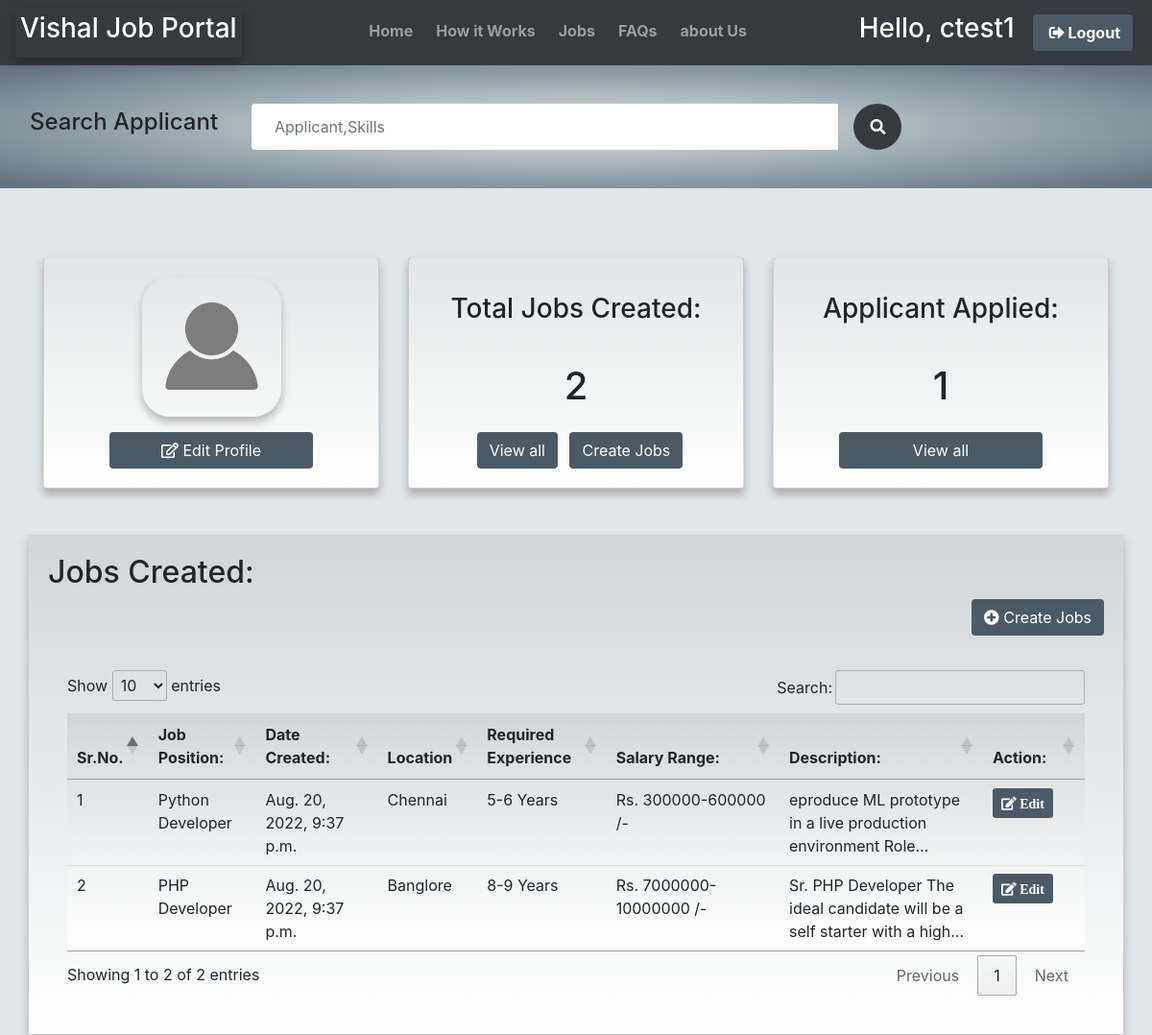
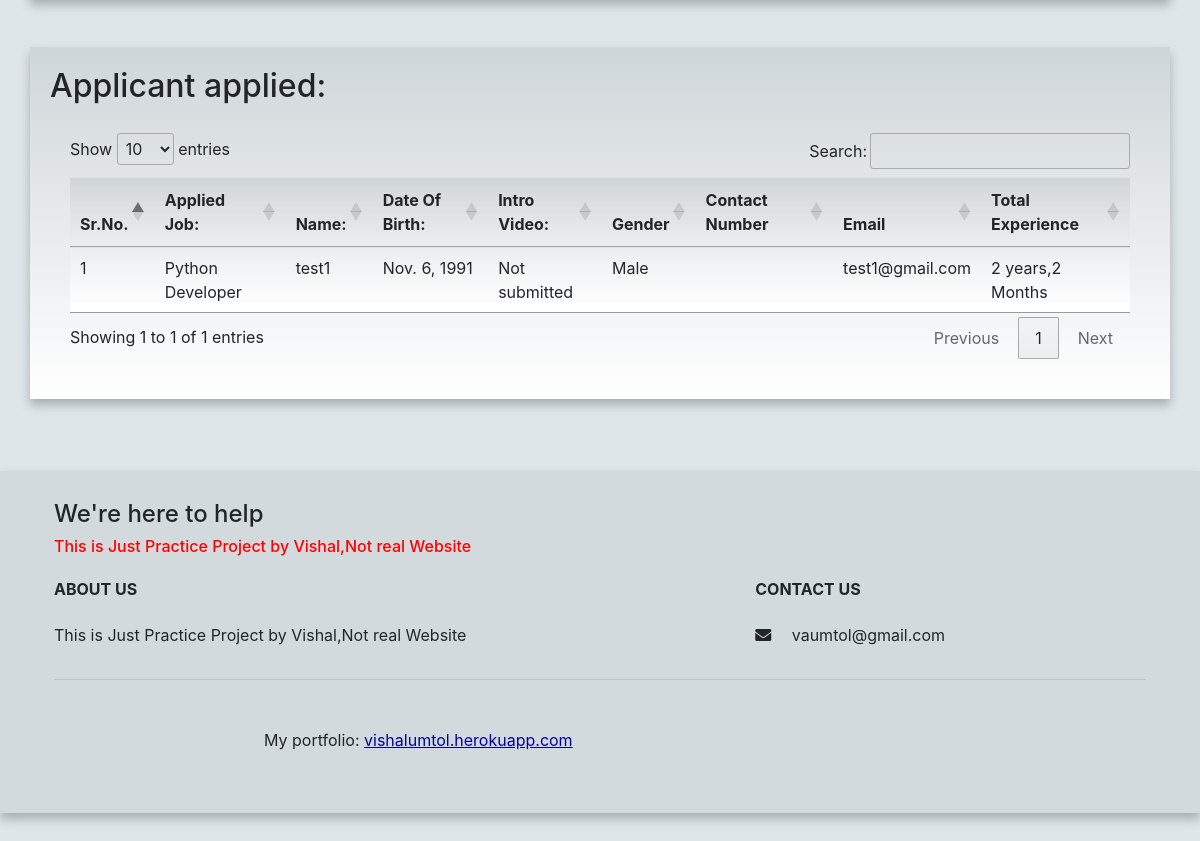
The app's page /recruiter/ (signed in) with its own data (2 pictures, top to bottom).
### JobPortal/models.py (models this page shows, shortened)
class Company(models.Model):
    id = models.UUIDField(primary_key=True, default=uuid.uuid4, editable=False)
    user=models.OneToOneField(User,null=True,on_delete=models.CASCADE)
    company_name=models.CharField(max_length=200,null=True,unique=True)
    company_logo = models.ImageField(default="profile2.png", null=True, blank=True)

class Jobcreate(models.Model):
    id = models.UUIDField(primary_key=True, default=uuid.uuid4, editable=False)
    company_name= models.ForeignKey(Company, null=True, on_delete= models.SET_NULL)
    job_position=models.CharField(max_length=200,null=True)
    skills=models.CharField(max_length=300,null=True)
    disability=models.CharField(max_length=100,null=True)
    job_description=models.TextField(max_length=3000,null=True)
    min_salary=models.IntegerField(null=True)
    max_salary=models.IntegerField(null=True)
    min_experience=models.IntegerField(null=True)
    max_experience=models.IntegerField(null=True)
    Location=models.CharField(max_length=2000,null=True)
    date = models.DateTimeField(default=datetime.today(), blank=True)
    job_category = models.CharField(max_length=200, choices=CATEGORY, default='Others')

class Candidates(models.Model):
    category=(
        ('Male','male'),
        ('Female','female'),
        ('Other','other'),
    )
    user=models.OneToOneField(User,null=True,on_delete=models.CASCADE)
    applicant_name=models.CharField(max_length=200,null=True)
    education=models.CharField(max_length=200,null=True, blank=True)
    address= models.CharField(max_length=300,null=True, blank=True)
    skills=models.CharField(max_length=300,null=True)
    applicant_dob=models.DateField(null=True, blank=True)
    gender= models.CharField(max_length=200,null=True,choices=category, blank=True)
    contact_no= models.CharField(max_length=200,null=True, blank=True)
    email= models.CharField(max_length=200,null=True, blank=True)
    year_experience=models.IntegerField(null=True, blank=True)
    month_experience=models.IntegerField(null=True, blank=True)
    previous_work=models.TextField(max_length=3000,null=True, blank=True)
    intro=models.FileField(null=True, blank=True)
    aadhar_card=models.FileField(default="profile1.png", null=True, blank=True)
    pancard=models.FileField(default="profile1.png", null=True, blank=True)
    date_created = models.DateTimeField(auto_now_add=True, null=True)
    profile_pic = models.ImageField(default="profile1.png", null=True, blank=True)
    disability_certificate=models.FileField(default="profile1.png", null=True, blank=True)
    certifications=models.FileField(default="profile1.png", null=True, blank=True)

class ApplyJob(models.Model):
    company_name= models.ForeignKey(Company, null=True, on_delete= models.SET_NULL)
    job_id= models.ForeignKey(Jobcreate, null=True, on_delete= models.SET_NULL)
    job_position=models.CharField(max_length=200,null=True)
    user=models.ForeignKey(User,null=True,on_delete=models.CASCADE)
    application_date=models.DateTimeField(default=datetime.today(), blank=True)

### JobPortal/decorators.py (the view)
		def wrapper_func(request, *args, **kwargs):
			group = None
			if request.user.groups.exists():
				group = request.user.groups.all()[0].name
			if group in allowed_roles:
				return view_func(request, *args, **kwargs)
			else:
				return redirect('main')

### JobPortal/views.py (called while the page is built)
@login_required(login_url='rlogin')
@allowed_users(allowed_roles=['Hr'])
def recruiterPage(request):
    recruiter2 = request.user.company
    alljobs=Jobcreate.objects.all()
    usrjobs=alljobs.filter(company_name=recruiter2)
    usrjobstotal=usrjobs.count()
    appliedjob=ApplyJob.objects.filter(company_name=recruiter2)
    appusr=[]
    upos=[]
    for a in appliedjob:
        d1=a.user
        s1=a.job_position
        x=Candidates.objects.get(user=d1)
        appusr.append(x)
        upos.append(s1)
    cancard=set(appusr)
    totalappusr=len(appusr)
    inv=Invite.objects.filter(company_name=recruiter2)
    context = {'candidates':appusr,'alljobs':alljobs,'usrjobs':usrjobs,'usrjobstotal':usrjobstotal,'totalappusr':totalappusr,
    'bar_data': zip(upos, appusr),'cancard':cancard,'li2':inv}
    return render(request, 'recruiter.html', context)

### JobPortal/templates/recruiter.html (shortened to what this page needs)
{% extends 'basic.html' %}
{% block body %}
{% load static %}
{% include 'can_searchbox.html' %}
<div class="container ">
<br><br>
  <div class="row">
    <div class="col-md-4">
      <div class="card card-body pro">
        <p align='center'><img class="pro2 imgb " src="{{request.user.company.company_logo.url}}" alt="{{request.user.company.company_name}}" style="width:145px ;height=145px; border-radius= 50%"  ></p>
        <a class="btn bord mx-5"  href="{% url 'raccount' %}"><i class="far fa-edit"></i> Edit Profile</a>
      </div>
    </div>
    <div class="col-md-4">
      <div class="card card-body pro">
        <p><h3 style="text-align: center">Total Jobs Created:</h3></p>
        <p><h1 style="text-align: center"> {{ usrjobstotal }}</h1></p>
        <span align='center'><a class="btn bord mx-2" href="#rtbjc"> View all</a>
        <a class="btn bord " href="{% url 'jobcreate' %}"> Create Jobs</a></span>
      </div>
    </div>
    <div class="col-md-4">
      <div class="card card-body pro">
        <p><h3 style="text-align: center">Applicant Applied:</h3></p>
        <p><h1 style="text-align: center">{{ totalappusr }}</h1></p>
        <a class="btn bord mx-5"   href="#cd2"> View all</a>
      </div>
    </div>
  </div>
</div>
<br><br>
<div class="container pro " id="cd2">
  <h2 >Jobs Created:</h2>
  <p align='right'><a class="btn bord  "  href="{% url 'jobcreate' %}"><i class="fas fa-plus-circle"></i> Create Jobs</a></p>
  <div class="card-body tblcss">
      <table class="table table-hover" id="rtbjc">
        <thead>
          <tr>
              <th>Sr.No.</th>
              <th>Job Position:</th>
              <th>Date Created:</th>
              <th>Location</th>
              <th>Required Experience</th>
              <th>Salary Range:</th>
              <th>Description:</th>
              <th>Action:</th>
          </tr>
        </thead>
        <tbody>
          {% for u in usrjobs %}
              <tr>
                  <td width="1%">{{ forloop.counter }}</td>
                  <td>{{u.job_position}}</td>
                  <td width="12%">{{u.date}}</td>
                  <td>{{u.Location}}</td>
                  <td>{{u.min_experience}}-{{u.max_experience}} Years</td>
                  <td>Rs. {{u.min_salary}}-{{u.max_salary}} /-</td>
                  <td width="20%" ><span class="slc">{{u.job_description}}</span></td>
                  <td width="10%"><a href="{% url 'jobedit' u.id %}" ><button type="button"class="btn  btn-sm bord " value="edit"><i class="fas fa-edit"> Edit</i></button></a>
                   </td>
              </tr>
          {% endfor %}
        </tbody>
      </table>
  </div>
</div>
<br><br>
<div class="container pro" id="cd1">
  <h2 >Applicant applied:</h2>
  <div class="card-body tblcss">
    <table class="table table-hover"id="rtbca">
      <thead>
      <tr>
        <th>Sr.No.</th>
        <th>Applied Job:</th>
        <th>Name:</th>
        <th>Date Of Birth:</th>
        <th>Intro Video:</th>
        <th>Gender</th>
        <th>Contact Number</th>
        <th>Email</th>
        <th>Total Experience</th>
      </tr>
    </thead>
    <tbody>
      {% for position, c in bar_data %}
      <tr>
        <td>{{ forloop.counter }}</td>
        <td>{{ position }}</td>
        <td>{{c.applicant_name}}</td>
        <td>{{c.applicant_dob}}</td>
        {% if c.intro %}
          <td><a href='{{c.intro.url}}'>{{c.intro}}</a></td>
        {% else %}
          <td>Not submitted</td>
        {% endif %}
        <td>{{c.gender}}</td>
        <td>{{c.contact_number}}</td>
        <td>{{c.email}}</td>
        <td>{{c.year_experience}} years,{{c.month_experience}} Months </td>
      </tr>
      {%endfor%}
      </tbody>
      </table>
</div>
</div>
<br>
{% include 'footer.html' %}
{% endblock %}

### JobPortal/templates/basic.html (shortened to what this page needs)
<!doctype html>
<html lang="en">
{% load static %}
<head>
 <link rel="stylesheet" href="https://cdn.jsdelivr.net/npm/bootstrap-icons@1.8.0/font/bootstrap-icons.css">
  <link rel="stylesheet" href="https://stackpath.bootstrapcdn.com/bootstrap/4.2.1/css/bootstrap.min.css"
>
  <link rel="stylesheet" href="https://stackpath.bootstrapcdn.com/bootstrap/4.1.3/css/bootstrap.min.css">
  <link rel="stylesheet" href="https://use.fontawesome.com/releases/v5.6.1/css/all.css">
</head>
<body>
  <nav class="navbar navbar-expand-lg navbar-dark bg-dark">
    <a class="navbar-brand pro2 " href="{% url 'main' %}">
      {% comment %} <img src="{% static 'vis.jpg' %}" alt="vishal" width="150" border-radius= "10px" > {% endcomment %}<h3 >Vishal Job Portal</h3>
    </a>
    <div class="collapse navbar-collapse" id="navbarSupportedContent">
      <ul class="navbar-nav mx-auto">
        <li class="nav-item  mb-1">
          <a class="nav-link " aria-current="page" href="/"
            ><b>Home</b></a
          >
        </li>
        <li class="nav-item  ml-2 mb-1 ">
          <a class="nav-link " href="{% url 'hworks' %}"><b>How it Works</b></a>
        </li>
        <li class="nav-item  ml-2 mb-1">
          <a class="nav-link " href="{% url 'alljobs' %}"><b>Jobs</b></a>
        </li>
        <li class="nav-item  ml-2 mb-1">
          <a class="nav-link " href="{% url 'faq' %}"><b>FAQs</b></a>
        </li>
        <li class="nav-item  ml-2 mb-1">
          <a class="nav-link " href="{% url 'faq' %}"><b>about Us</b></a>
        </li>
      </ul>
      {% if request.user.is_authenticated %}
      <span class="user" style="color: white"><h3>Hello, {{request.user}} &nbsp;</h3></span>
      <span><a class="user btn bord mx-1" href="{% url 'logout' %}"><i class="fas fa-sign-out-alt mx-1"></i><b>Logout</b></a></span>
      {% else %}
      <span><a class="btn btn-outline-light mx-1" role="button" href="{% url 'clogin' %}"><b>Sign In</b></a></span>
      <span><a class="btn btn-outline-warning mx-1" role="button" href="{% url 'register' %}"><b>Create Account</b></a></span>
      {% endif %}
    </div>
  </nav>
  {% block body %} {% endblock %}
    <link rel="stylesheet" href="https://cdn.datatables.net/1.11.3/css/jquery.dataTables.min.css">
    <link rel="stylesheet" href="https://cdn.datatables.net/buttons/2.1.0/css/buttons.dataTables.min.css">
  </body>
</html>

### records on screen
Jobcreate: job_position "Python Developer", date "Aug. 20, 2022, 9:37 p.m.", Location "Chennai", min_experience "5", max_experience "6", min_salary "300000", max_salary "600000", job_description "eproduce ML prototype in a live production environment…"
Jobcreate: job_position "PHP Developer", date "Aug. 20, 2022, 9:37 p.m.", Location "Banglore", min_experience "8", max_experience "9", min_salary "7000000", max_salary "10000000", job_description "Sr. PHP Developer The ideal candidate will be a self starter with a…"
Candidates: job_position "Python Developer", applicant_name "test1", applicant_dob "Nov. 6, 1991", intro "Not submitted", gender "Male", email "test1@gmail.com", year_experience "2", month_experience "2"

### other values on screen
{{ request.user }} "ctest1"
{{ usrjobstotal }} "2"
{{ totalappusr }} "1"
